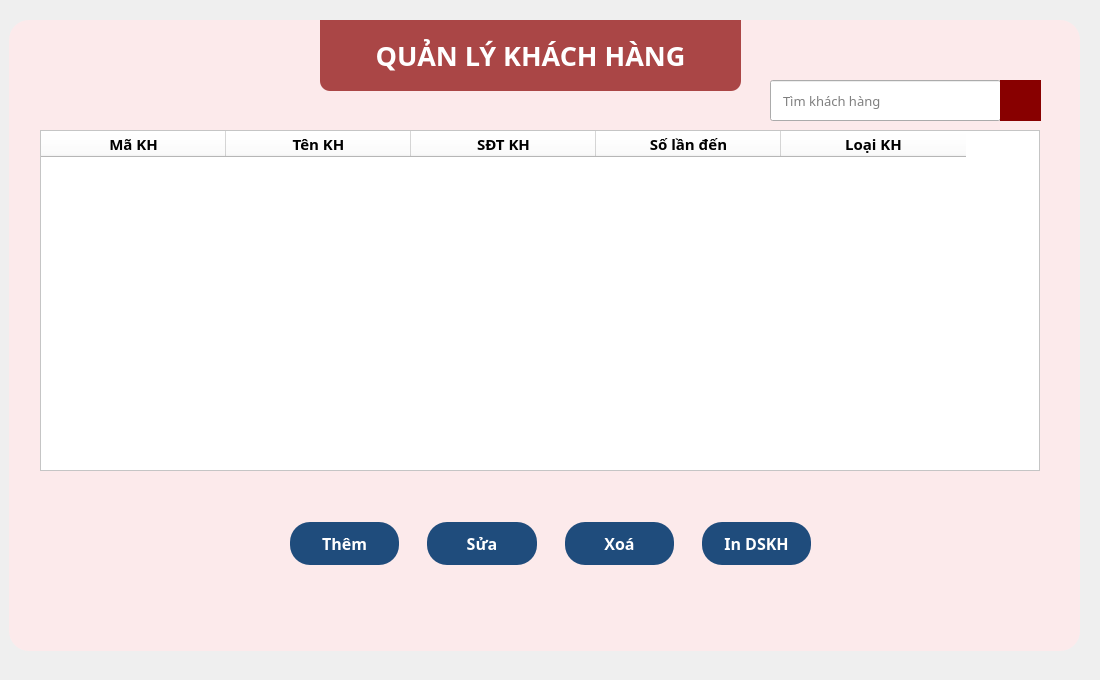
       <widget class="QWidget" name="khach_hang_page">
        <property name="styleSheet">
         <string notr="true">QPushButton{
	padding: 10 0 10 0;
	border-radius: 20;
	color: rgb(255, 255, 255);
	background-color: rgb(31, 76, 124);
}
QPushButton:hover{
	background-color: rgb(46, 123, 175);
}
QPushButton:pressed{
	background-color: rgb(10, 158, 69);
}</string>
        </property>
        <widget class="QWidget" name="widget_21" native="true">
         <property name="geometry">
          <rect>
           <x>0</x>
           <y>0</y>
           <width>1091</width>
           <height>671</height>
          </rect>
         </property>
         <property name="styleSheet">
          <string notr="true">border-image: url(:/img/Barbershop/background.png);</string>
         </property>
        </widget>
        <widget class="QLabel" name="label_52">
         <property name="geometry">
          <rect>
           <x>320</x>
           <y>20</y>
           <width>421</width>
           <height>71</height>
          </rect>
         </property>
         <property name="font">
          <font>
           <family>Noto Sans</family>
           <pointsize>20</pointsize>
           <weight>75</weight>
           <bold>true</bold>
          </font>
         </property>
         <property name="styleSheet">
          <string notr="true">color: rgb(255, 255, 255);
background-color: rgba(136, 0, 0, 70%);
border-radius: 0px;
border-bottom-left-radius: 10px;
border-bottom-right-radius: 10px;</string>
         </property>
         <property name="text">
          <string>QUẢN LÝ KHÁCH HÀNG</string>
         </property>
         <property name="alignment">
          <set>Qt::AlignCenter</set>
         </property>
        </widget>
        <widget class="QWidget" name="widget_22" native="true">
         <property name="geometry">
          <rect>
           <x>9</x>
           <y>20</y>
           <width>1071</width>
           <height>631</height>
          </rect>
         </property>
         <property name="styleSheet">
          <string notr="true">background-color: rgba(255, 233, 234, 83%);
border-radius: 20px;</string>
         </property>
        </widget>
        <widget class="QGroupBox" name="groupBox_16">
         <property name="geometry">
          <rect>
           <x>20</x>
           <y>110</y>
           <width>1041</width>
           <height>481</height>
          </rect>
         </property>
         <property name="font">
          <font>
           <family>Noto Sans</family>
           <pointsize>13</pointsize>
           <weight>75</weight>
           <bold>true</bold>
          </font>
         </property>
         <property name="styleSheet">
          <string notr="true">QGroupBox{
	color: rgb(136, 0, 0);
	border: 0px;
}
QLabel{
	color: rgb(31, 76, 124);
}</string>
         </property>
         <property name="title">
          <string/>
         </property>
         <widget class="QTableWidget" name="ds_kh_tablewidget">
          <property name="geometry">
           <rect>
            <x>20</x>
            <y>20</y>
            <width>1000</width>
            <height>341</height>
           </rect>
          </property>
          <property name="minimumSize">
           <size>
            <width>1000</width>
            <height>0</height>
           </size>
          </property>
          <property name="maximumSize">
           <size>
            <width>1000</width>
            <height>16777215</height>
           </size>
          </property>
          <property name="baseSize">
           <size>
            <width>600</width>
            <height>0</height>
           </size>
          </property>
          <property name="styleSheet">
           <string notr="true">background-color: rgb(255, 255, 255);</string>
          </property>
          <property name="editTriggers">
           <set>QAbstractItemView::SelectedClicked</set>
          </property>
          <property name="alternatingRowColors">
           <bool>true</bool>
          </property>
          <attribute name="horizontalHeaderDefaultSectionSize">
           <number>185</number>
          </attribute>
          <attribute name="horizontalHeaderHighlightSections">
           <bool>true</bool>
          </attribute>
          <attribute name="horizontalHeaderMinimumSectionSize">
           <number>100</number>
          </attribute>
          <attribute name="verticalHeaderDefaultSectionSize">
           <number>30</number>
          </attribute>
          <attribute name="verticalHeaderMinimumSectionSize">
           <number>30</number>
          </attribute>
          <column>
           <property name="text">
            <string>Mã KH</string>
           </property>
           <property name="font">
            <font>
             <family>Noto Sans</family>
             <pointsize>11</pointsize>
             <weight>75</weight>
             <bold>true</bold>
            </font>
           </property>
           <property name="textAlignment">
            <set>AlignCenter</set>
           </property>
          </column>
          <column>
           <property name="text">
            <string>Tên KH</string>
           </property>
           <property name="font">
            <font>
             <family>Noto Sans</family>
             <pointsize>11</pointsize>
             <weight>75</weight>
             <italic>false</italic>
             <bold>true</bold>
            </font>
           </property>
           <property name="textAlignment">
            <set>AlignCenter</set>
           </property>
          </column>
          <column>
           <property name="text">
            <string>SĐT KH</string>
           </property>
           <property name="font">
            <font>
             <family>Noto Sans</family>
             <pointsize>11</pointsize>
             <weight>75</weight>
             <italic>false</italic>
             <bold>true</bold>
            </font>
           </property>
           <property name="textAlignment">
            <set>AlignCenter</set>
           </property>
          </column>
          <column>
           <property name="text">
            <string>Số lần đến</string>
           </property>
           <property name="font">
            <font>
             <family>Noto Sans</family>
             <pointsize>11</pointsize>
             <weight>75</weight>
             <bold>true</bold>
            </font>
           </property>
           <property name="textAlignment">
            <set>AlignCenter</set>
           </property>
          </column>
          <column>
           <property name="text">
            <string>Loại KH</string>
           </property>
           <property name="font">
            <font>
             <family>Noto Sans</family>
             <pointsize>11</pointsize>
             <weight>75</weight>
             <bold>true</bold>
            </font>
           </property>
           <property name="textAlignment">
            <set>AlignCenter</set>
           </property>
          </column>
         </widget>
         <widget class="QWidget" name="layoutWidget_14">
          <property name="geometry">
           <rect>
            <x>260</x>
            <y>400</y>
            <width>541</width>
            <height>67</height>
           </rect>
          </property>
          <layout class="QHBoxLayout" name="horizontalLayout_10">
           <property name="spacing">
            <number>28</number>
           </property>
           <property name="leftMargin">
            <number>10</number>
           </property>
           <property name="topMargin">
            <number>10</number>
           </property>
           <property name="rightMargin">
            <number>10</number>
           </property>
           <property name="bottomMargin">
            <number>10</number>
           </property>
           <item>
            <widget class="QPushButton" name="them_kh_btn">
             <property name="minimumSize">
              <size>
               <width>0</width>
               <height>0</height>
              </size>
             </property>
             <property name="font">
              <font>
               <family>Noto Sans</family>
               <pointsize>12</pointsize>
               <weight>75</weight>
               <bold>true</bold>
              </font>
             </property>
             <property name="styleSheet">
              <string notr="true"/>
             </property>
             <property name="text">
              <string>Thêm</string>
             </property>
            </widget>
           </item>
           <item>
            <widget class="QPushButton" name="sua_kh_btn">
             <property name="minimumSize">
              <size>
               <width>0</width>
               <height>0</height>
              </size>
             </property>
             <property name="font">
              <font>
               <family>Noto Sans</family>
               <pointsize>12</pointsize>
               <weight>75</weight>
               <bold>true</bold>
              </font>
             </property>
             <property name="styleSheet">
              <string notr="true"/>
             </property>
             <property name="text">
              <string>Sửa</string>
             </property>
            </widget>
           </item>
           <item>
            <widget class="QPushButton" name="xoa_kh_btn">
             <property name="minimumSize">
              <size>
               <width>0</width>
               <height>0</height>
              </size>
             </property>
             <property name="font">
              <font>
               <family>Noto Sans</family>
               <pointsize>12</pointsize>
               <weight>75</weight>
               <bold>true</bold>
              </font>
             </property>
             <property name="styleSheet">
              <string notr="true"/>
             </property>
             <property name="text">
              <string>Xoá</string>
             </property>
            </widget>
           </item>
           <item>
            <widget class="QPushButton" name="in_kh_btn">
             <property name="minimumSize">
              <size>
               <width>0</width>
               <height>0</height>
              </size>
             </property>
             <property name="font">
              <font>
               <family>Noto Sans</family>
               <pointsize>12</pointsize>
               <weight>75</weight>
               <bold>true</bold>
              </font>
             </property>
             <property name="styleSheet">
              <string notr="true"/>
             </property>
             <property name="text">
              <string>In DSKH</string>
             </property>
            </widget>
           </item>
          </layout>
         </widget>
        </widget>
        <widget class="QLineEdit" name="tim_kh_tbx">
         <property name="geometry">
          <rect>
           <x>770</x>
           <y>80</y>
           <width>231</width>
           <height>41</height>
          </rect>
         </property>
         <property name="font">
          <font>
           <family>Noto Sans</family>
           <pointsize>10</pointsize>
          </font>
         </property>
         <property name="styleSheet">
          <string notr="true">QLineEdit{
	padding-left: 10px;
}

QLineEdit::hover{
	border: 0.5px solid brown;
}</string>
         </property>
         <property name="placeholderText">
          <string>Tìm khách hàng</string>
         </property>
        </widget>
        <widget class="QPushButton" name="tim_kh_btn">
         <property name="geometry">
          <rect>
           <x>1000</x>
           <y>80</y>
           <width>41</width>
           <height>41</height>
          </rect>
         </property>
         <property name="styleSheet">
          <string notr="true">QPushButton{
	border-radius: 0;
	background-color: rgb(136, 0, 0);
}
QPushButton::hover{
	border: 0.5px solid brown;
	background-color: rgb(171, 0, 0);
}</string>
         </property>
         <property name="text">
          <string/>
         </property>
         <property name="icon">
          <iconset resource="bg_img.qrc">
           <normaloff>:/img/search.png</normaloff>:/img/search.png</iconset>
         </property>
        </widget>
        <zorder>widget_21</zorder>
        <zorder>widget_22</zorder>
        <zorder>label_52</zorder>
        <zorder>groupBox_16</zorder>
        <zorder>tim_kh_tbx</zorder>
        <zorder>tim_kh_btn</zorder>
       </widget>
